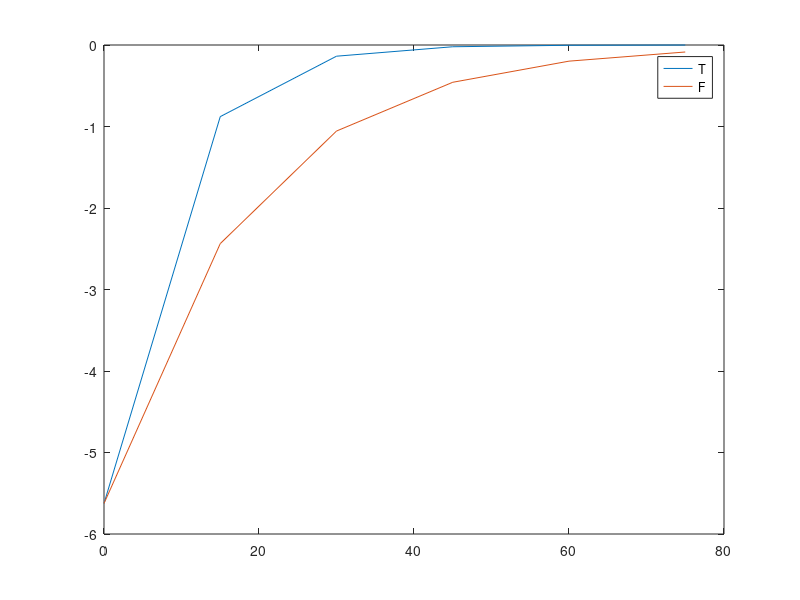
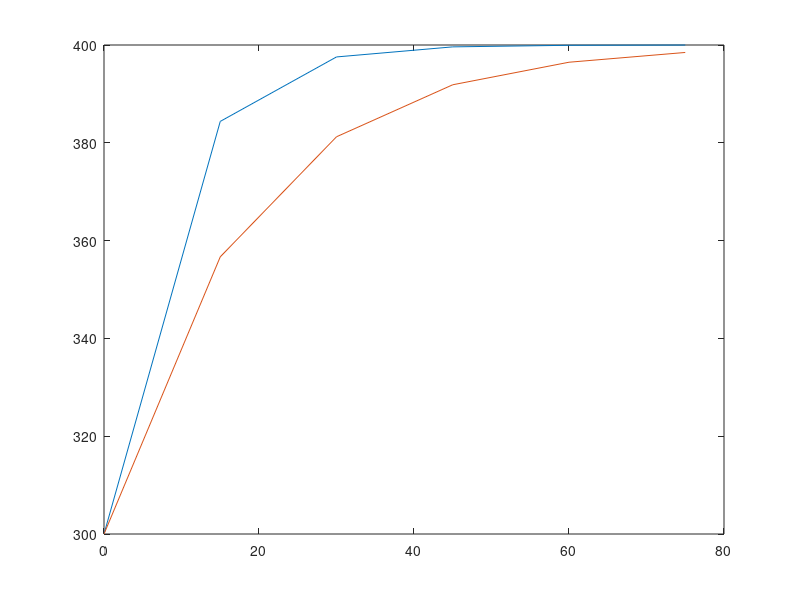

Reproduce these figures in MATLAB, in order.
%here we'll compare the two methods

f=@(T) 0.05625*(400-T);%function for rate of temperature change


%here we have calculated the stability point form previous euler file 
h=15;%step size
n=60/h;%for t=1 minutes we have to calculate
t0=0;%initial time
F=zeros(n,1);%coloumn matrix that stores rate of temperature decrease at t(i)
time=zeros(n,1);
T=zeros(n,1);
time(1)=t0;T(1)=300;F(1)=-5.625;%initial value stored in coloumn matrix
%code for explicit euler
for i=1:n+1
    time(i+1)=t0+i*h;
    T(i+1)=T(i)+h*f(T(i));
    F(i+1)=-f(T(i+1));%function for rate of temperature decrease
end
disp(T) %Temperature matrix for respective value of time matrix using euler explicit
figure(1)%plot for rate of temperatue decrease v/s time when temperature calculated by euler explicit
plot(time,F)
figure(2)%plot of temperature of ball v/s time when temperature calculated by euler explicit
plot(time,T)

hc=15;%point upto which euler explicit method is stable.
m=60/hc;
t0=0;%initial time
F=zeros(m,1);%coloumn matrix that stores rate of temperature decrease at t(i)
time=zeros(m,1);
T=zeros(m,1);
time(1)=t0;T(1)=300;F(1)=-5.625;%initial value stored in coloumn matrix
%code for RK-4
for i=1:m+1
    time(i+1)=time(1)+i*hc;

    k1=h*f(T(i));
    k2=h*f(T(i)+k1/2);
    k3=h*f(T(i)+k2/2);
    k4=h*f(T(i)+k3);
    T(i+1)=T(i)+1/6*(k1+2*k2 +2*k3 +k4);
    F(i+1)=-f(T(i+1));
end
disp(T) %Temperature matrix for respective value of time matrix using RK_-4
figure(2)
hold on
plot(time,T)%plot of temperature of ball v/s time when temperature calculated by RK-4
figure(1)
hold on 
plot(time,F)%plot for rate of temperatue decrease v/s time when temperature calculated by RK-4
legend('T','F')



